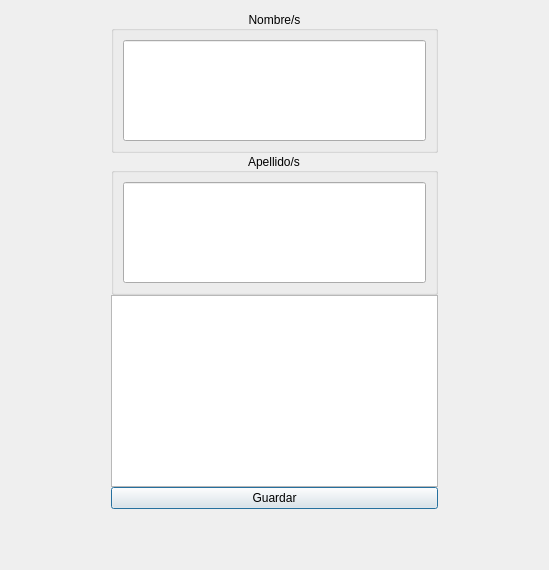
<?xml version="1.0" encoding="UTF-8"?>
<ui version="4.0">
 <class>Agregar1</class>
 <widget class="QDialog" name="Agregar1">
  <property name="geometry">
   <rect>
    <x>0</x>
    <y>0</y>
    <width>549</width>
    <height>570</height>
   </rect>
  </property>
  <property name="windowTitle">
   <string>Dialog</string>
  </property>
  <layout class="QGridLayout" name="gridLayout_3">
   <item row="0" column="0">
    <layout class="QVBoxLayout" name="verticalLayout">
     <property name="spacing">
      <number>0</number>
     </property>
     <property name="leftMargin">
      <number>100</number>
     </property>
     <property name="rightMargin">
      <number>100</number>
     </property>
     <property name="bottomMargin">
      <number>50</number>
     </property>
     <item>
      <widget class="QGroupBox" name="groupBox1">
       <property name="title">
        <string>Nombre/s</string>
       </property>
       <property name="alignment">
        <set>Qt::AlignCenter</set>
       </property>
       <layout class="QGridLayout" name="gridLayout_2">
        <item row="0" column="0">
         <widget class="QLineEdit" name="lineEditNombre">
          <property name="sizePolicy">
           <sizepolicy hsizetype="Preferred" vsizetype="Preferred">
            <horstretch>0</horstretch>
            <verstretch>0</verstretch>
           </sizepolicy>
          </property>
          <property name="minimumSize">
           <size>
            <width>0</width>
            <height>0</height>
           </size>
          </property>
          <property name="text">
           <string/>
          </property>
          <property name="alignment">
           <set>Qt::AlignCenter</set>
          </property>
          <property name="clearButtonEnabled">
           <bool>true</bool>
          </property>
         </widget>
        </item>
       </layout>
      </widget>
     </item>
     <item>
      <widget class="QGroupBox" name="groupBox2">
       <property name="title">
        <string>Apellido/s</string>
       </property>
       <property name="alignment">
        <set>Qt::AlignCenter</set>
       </property>
       <layout class="QGridLayout" name="gridLayout">
        <item row="0" column="0">
         <widget class="QLineEdit" name="lineEditApellido">
          <property name="sizePolicy">
           <sizepolicy hsizetype="Preferred" vsizetype="Preferred">
            <horstretch>0</horstretch>
            <verstretch>0</verstretch>
           </sizepolicy>
          </property>
          <property name="minimumSize">
           <size>
            <width>0</width>
            <height>0</height>
           </size>
          </property>
          <property name="text">
           <string/>
          </property>
          <property name="alignment">
           <set>Qt::AlignCenter</set>
          </property>
          <property name="clearButtonEnabled">
           <bool>true</bool>
          </property>
         </widget>
        </item>
       </layout>
      </widget>
     </item>
     <item>
      <widget class="QPlainTextEdit" name="plainTextEdit">
       <property name="sizePolicy">
        <sizepolicy hsizetype="Preferred" vsizetype="Preferred">
         <horstretch>0</horstretch>
         <verstretch>0</verstretch>
        </sizepolicy>
       </property>
       <property name="readOnly">
        <bool>true</bool>
       </property>
      </widget>
     </item>
     <item>
      <widget class="QPushButton" name="pushButton">
       <property name="text">
        <string>Guardar</string>
       </property>
      </widget>
     </item>
    </layout>
   </item>
  </layout>
 </widget>
 <resources/>
 <connections/>
</ui>
